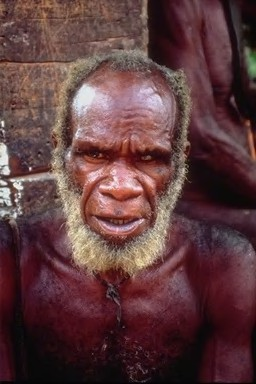
#> input picture photo/0/16.jpg, 256 x 384 px, found by its file name; its folder holds 3 pictures in this run
$ python byd2.py
#> lines starting #> are read from the running program, lines starting #| are printed output that depends on the picture; pictures that were not available may be replaced by others from this repository, and a replacement may not be noted
#> pass 3 of the loop `for i in range(1, 10):`:
#> the loop made 9 passes; the first 3 are shown
#!/usr/bin/env python3
# -*- coding: utf-8 -*-
"""
Created on Mon Mar 22 07:48:45 2021

@author: zyy
"""


import os
import cv2
import numpy as np
from sklearn.model_selection import train_test_split
from sklearn.metrics import confusion_matrix
from sklearn.metrics import  classification_report

#----------------------------------------------------------------------------------
# 第一步 切分训练集和测试集
#----------------------------------------------------------------------------------

X = [] #定义图像名称
Y = [] #定义图像分类类标
Z = [] #定义图像像素

for i in range(1, 10):
    #遍历文件夹，读取图片
    for f in os.listdir("photo/%s" % i):
        #获取图像名称
        X.append("photo//" +str(i) + "//" + str(f))
        #获取图像类标即为文件夹名称
        Y.append(i)

X = np.array(X)
Y = np.array(Y)

#随机率为100% 选取其中的30%作为测试集
X_train, X_test, y_train, y_test = train_test_split(X, Y, \
                            test_size=0.3, random_state=1)

print( len(X_train), len(X_test), len(y_train), len(y_test))

#----------------------------------------------------------------------------------
# 第二步 图像读取及转换为像素直方图
#----------------------------------------------------------------------------------

#训练集
XX_train = []
for i in X_train:
    #读取图像
    #print i
    image = cv2.imread(i)
#> image is the input picture: shape (384, 256, 3); mean B, G, R 62.2, 60.5, 94.5

    #图像像素大小一致
    img = cv2.resize(image, (256,256),
                     interpolation=cv2.INTER_CUBIC)
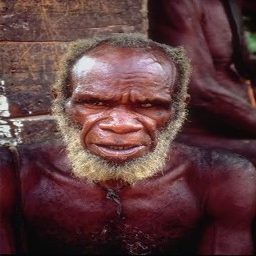
#> img: shape (256, 256, 3); mean B, G, R 62.2, 60.5, 94.5

    #计算图像直方图并存储至X数组
    t = []
    hist = cv2.calcHist([img], [0], None, [256], [0, 256])
#> hist = 256 values, max 1187 at index 12, min 0 at index 242, mean 256
    t.extend(((hist/255).flatten()))

    hist = cv2.calcHist([img], [1], None, [256], [0, 256])
#> hist = 256 values, max 2400 at index 9, min 0 at index 243, mean 256
    t.extend(((hist/255).flatten()))

    hist = cv2.calcHist([img], [2], None, [256], [0, 256])
#> hist = 256 values, max 597 at index 102, min 0 at index 0, mean 256
#> pass 3 of the loop `for i in X_train:`:
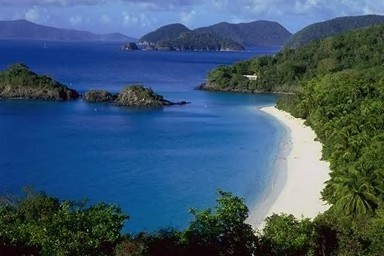
#> input picture photo/1/133.jpg, 384 x 256 px
#> image is the input picture: shape (256, 384, 3); mean B, G, R 110.9, 87.8, 60.1
#> `img = cv2.resize(image, (256,256), interpolation=cv2.INTER_CUBIC)`:
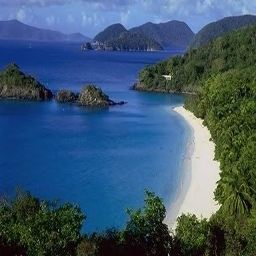
#> img: shape (256, 256, 3); mean B, G, R 110.9, 87.8, 60.1
#> `hist = cv2.calcHist([img], [0], None, [256], [0, 256])`: hist = 256 values, max 952 at index 0, min 0 at index 238, mean 256
#> `hist = cv2.calcHist([img], [1], None, [256], [0, 256])`: hist = 256 values, max 985 at index 68, min 0 at index 240, mean 256
#> `hist = cv2.calcHist([img], [2], None, [256], [0, 256])`: hist = 256 values, max 2005 at index 14, min 0 at index 243, mean 256
#> the loop made 6 passes; the first 3 are shown
    t.extend(((hist/255).flatten()))

    XX_train.append(t)

#测试集
XX_test = []
#> XX_test = []
for i in X_test:
    #读取图像
    #print i
    image = cv2.imread(i)
    kernel_size = (5, 5)
    sigma = 1.5

    img = cv2.GaussianBlur(img, kernel_size, sigma)
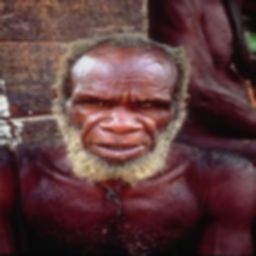
#> img: shape (256, 256, 3); mean B, G, R 62.2, 60.6, 94.5
    #图像像素大小一致
    img = cv2.resize(image, (256,256),
                     interpolation=cv2.INTER_CUBIC)
    #计算图像直方图并存储至X数组
    t = []
    hist = cv2.calcHist([img], [0], None, [256], [0, 256])
#> hist = 256 values, max 1187 at index 12, min 0 at index 242, mean 256
    t.extend(((hist/255).flatten()))

    hist = cv2.calcHist([img], [1], None, [256], [0, 256])
#> hist = 256 values, max 2400 at index 9, min 0 at index 243, mean 256
    t.extend(((hist/255).flatten()))

    hist = cv2.calcHist([img], [2], None, [256], [0, 256])
#> hist = 256 values, max 597 at index 102, min 0 at index 0, mean 256
#> pass 3 of the loop `for i in X_test:`:
#> `hist = cv2.calcHist([img], [0], None, [256], [0, 256])`: hist = 256 values, max 1187 at index 12, min 0 at index 242, mean 256
#> `hist = cv2.calcHist([img], [1], None, [256], [0, 256])`: hist = 256 values, max 2400 at index 9, min 0 at index 243, mean 256
#> `hist = cv2.calcHist([img], [2], None, [256], [0, 256])`: hist = 256 values, max 597 at index 102, min 0 at index 0, mean 256
    t.extend(((hist/255).flatten()))

    XX_test.append(t)

#----------------------------------------------------------------------------------
# 第三步 基于朴素贝叶斯的图像分类处理
#----------------------------------------------------------------------------------

from sklearn.naive_bayes import BernoulliNB
clf = BernoulliNB().fit(XX_train, y_train)
predictions_labels = clf.predict(XX_test)


print('预测结果:')
print(predictions_labels)

print('算法评价:')
print(classification_report(y_test, predictions_labels))

print('混淆矩阵:')
print(confusion_matrix(y_test, predictions_labels))
#输出前10张图片及预测结果
k = 0
while k<10:
    #读取图像
    print(X_test[k])
    image = cv2.imread(X_test[k])
    print(predictions_labels[k])
    #显示图像
    cv2.imshow("img", image)
    cv2.waitKey(0)
    cv2.destroyAllWindows()
    k = k + 1
